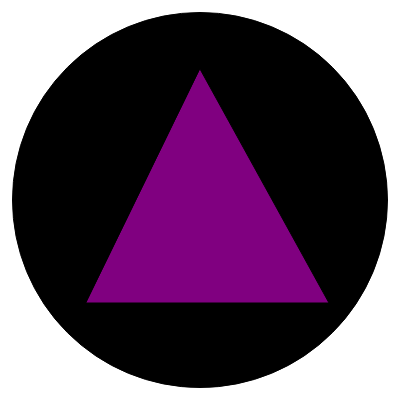
Frame 1 (no input)
Frame 60 (no input): identical to frame 1, image omitted
Frame 120 (the mouse pressed at the canvas centre since frame 60): identical to frame 1, image omitted

The p5.js sketch that drew this single still picture (run headless with seeded random() and noise() and a simulated clock; from frame 60 on, the mouse is pressed at the canvas centre):

// p5.js sketch
// ── sketch.js
function setup() {
  createCanvas(400, 400);
  fill(0,0,0)
  circle(200,200,375)
  fill("purple")
  triangle(200,69,329,303,86,303)
  fill(255,255,255)
  textAlign(CENTER,BASELINE)
}

function los(){
  prompt("ZADAJ PYTANIE MISTRZU!");
  var answ = 0;
  
  if(answ == 0){
  answ = floor(random(1,5));
  console.log(answ);
  }
  fill("purple")
  rect(156,180,95,40)
  fill("white")
  if(answ==1){
    text("No ba że tak!",200,200)
  }
  else if(answ==2){
    text("Można, można",200,200)
  }
  else if(answ==3){
    text("Nie wiem",200,200)
  }
  else if(answ==4){
    text("lepiej nie!",200,200)
  }
  else if(answ==5){
    text("NAPEWNO NIE!",200,200)
  }
}
function draw() {
}
// ── style.css
html, body {
  margin: 0;
  padding: 0;
}
canva{
  display: block;
}

input{
  margin-left: 168px;
  width: 60px;
  font-size:16px;
}
